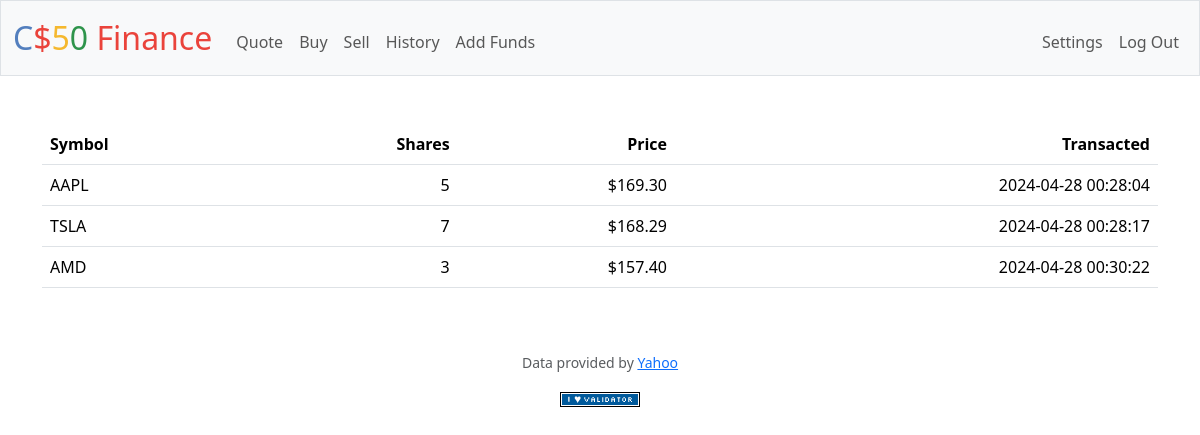
The app's page /history (signed in), older data.
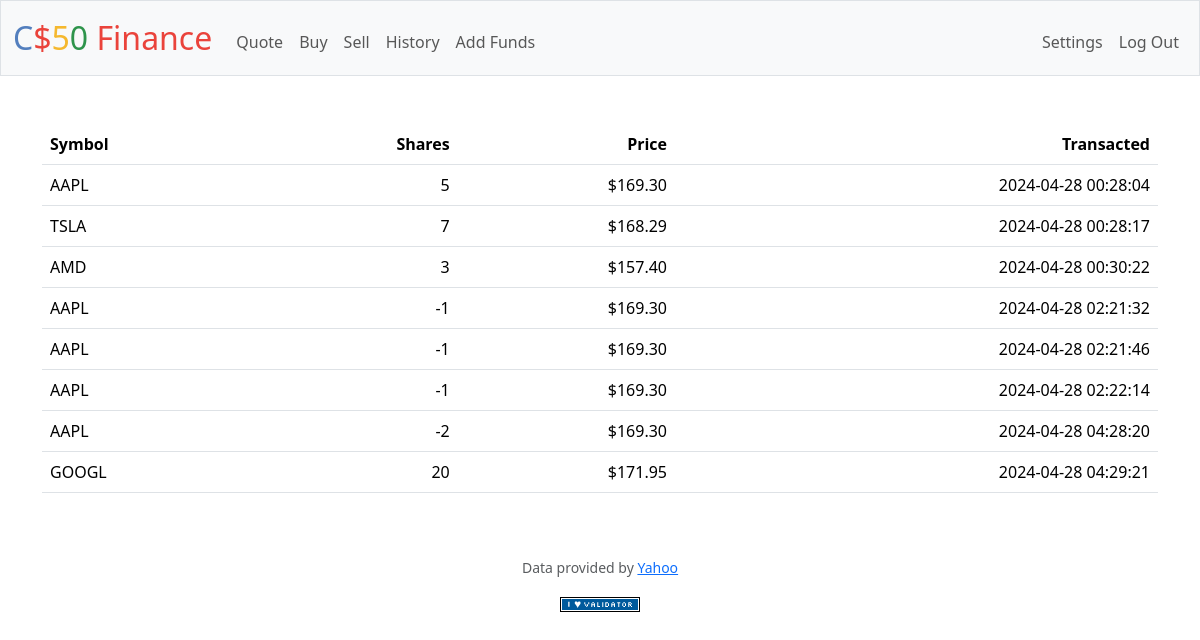
The same page, newer data.
### tables this page shows
CREATE TABLE transactions (tx_id INTEGER PRIMARY KEY AUTOINCREMENT NOT NULL UNIQUE, user_id INTEGER NOT NULL, symbol TEXT NOT NULL, shares INTEGER NOT NULL, price NUMERIC NOT NULL, datetime DATETIME NOT NULL, FOREIGN KEY (user_id) REFERENCES users(id));

### app.py (the view)
@app.route("/history")
@login_required
def history():
    transactions = db.execute("SELECT symbol, shares, price, datetime FROM transactions WHERE user_id = ?", session["user_id"])
    return render_template("history.html", transactions=transactions)

### app.py (called while the page is built)
@app.after_request
def after_request(response):
    response.headers["Cache-Control"] = "no-cache, no-store, must-revalidate"
    response.headers["Expires"] = 0
    response.headers["Pragma"] = "no-cache"
    return response

### helpers.py (called while the page is built)
def login_required(f):
    @wraps(f)
    def decorated_function(*args, **kwargs):
        if session.get("user_id") is None:
            return redirect("/login")
        return f(*args, **kwargs)
    return decorated_function

def usd(value):
    return f"${value:,.2f}"

### templates/history.html (shortened to what this page needs)
{% extends 'layout.html' %}
{% block main %}
    <table class="table">
        <thead>
            <tr>
                <th class="text-start">Symbol</th>
                <th class="text-end">Shares</th>
                <th class="text-end">Price</th>
                <th class="text-end">Transacted</th>
            </tr>
        </thead>
        <tbody>
            {% for row in transactions %}
                <tr>
                    <td class="text-start">{{ row.symbol }}</td>
                    <td class="text-end">{{ row.shares }}</td>
                    <td class="text-end">{{ row.price | usd }}</td>
                    <td class="text-end">{{ row.datetime }}</td>
                </tr>
            {% endfor %}
        </tbody>
    </table>
{% endblock %}

### templates/layout.html (shortened to what this page needs)
<!DOCTYPE html>
<html lang="en">
    <head>
        <link href="https://cdn.jsdelivr.net/npm/bootstrap@5.3.3/dist/css/bootstrap.min.css" rel="stylesheet">
        <link href="/static/styles.css" rel="stylesheet">
    </head>
    <body>
        <nav class="bg-light border navbar navbar-expand-md navbar-light">
            <div class="container-fluid">
                <a class="navbar-brand" href="/"><span class="blue">C</span><span class="red">$</span><span class="yellow">5</span><span class="green">0</span> <span class="red">Finance</span></a>
                <div class="collapse navbar-collapse" id="navbar">
                    {% if session["user_id"] %}
                        <ul class="navbar-nav me-auto mt-2">
                            <li class="nav-item"><a class="nav-link" href="/quote">Quote</a></li>
                            <li class="nav-item"><a class="nav-link" href="/buy">Buy</a></li>
                            <li class="nav-item"><a class="nav-link" href="/sell">Sell</a></li>
                            <li class="nav-item"><a class="nav-link" href="/history">History</a></li>
                            <li class="nav-item"><a class="nav-link" href="/funds">Add Funds</a></li>
                        </ul>
                        <ul class="navbar-nav ms-auto mt-2">
                            <li class="nav-item"><a class="nav-link" href="/settings">Settings</a></li>
                            <li class="nav-item"><a class="nav-link" href="/logout">Log Out</a></li>
                        </ul>
                    {% else %}
                        <ul class="navbar-nav ms-auto mt-2">
                            <li class="nav-item"><a class="nav-link" href="/register">Register</a></li>
                            <li class="nav-item"><a class="nav-link" href="/login">Log In</a></li>
                        </ul>
                    {% endif %}
                </div>
            </div>
        </nav>
        <main class="container py-5 text-center">
            {% block main %}{% endblock %}
        </main>
        <footer class="mb-5">
            <p class="mb-3 small text-center text-muted">
                Data provided by <a href="https://finance.yahoo.com/">Yahoo</a>
            </p>
            <form action="https://validator.w3.org/check" class="text-center" enctype="multipart/form-data" method="post" target="_blank">
                <input alt="Validate" src="/static/I_heart_validator.png" type="image">
            </form>
        </footer>
    </body>
</html>

### static/styles.css (style rules this page uses)
nav .navbar-brand { font-size: xx-large; }
nav .navbar-brand .blue { color: #537fbe; }
nav .navbar-brand .red { color: #ea433b; }
nav .navbar-brand .yellow { color: #f5b82e; }
nav .navbar-brand .green { color: #2e944b; }

Row changes from the older to the newer data that the page shows:
added transactions: symbol "AAPL", shares "-1", price "$169.30", datetime "2024-04-28 02:21:32"
added transactions: symbol "AAPL", shares "-1", price "$169.30", datetime "2024-04-28 02:21:46"
added transactions: symbol "AAPL", shares "-1", price "$169.30", datetime "2024-04-28 02:22:14"
added transactions: symbol "AAPL", shares "-2", price "$169.30", datetime "2024-04-28 04:28:20"
added transactions: symbol "GOOGL", shares "20", price "$171.95", datetime "2024-04-28 04:29:21"
